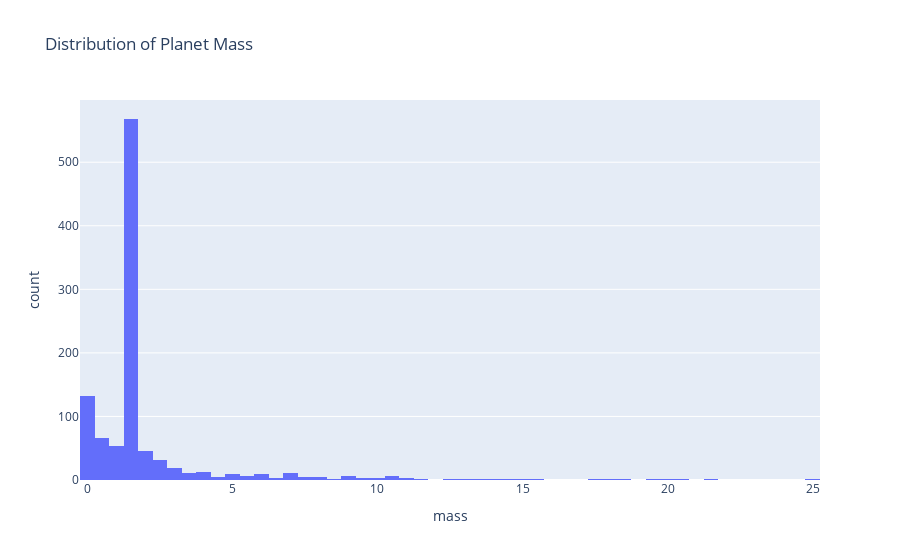
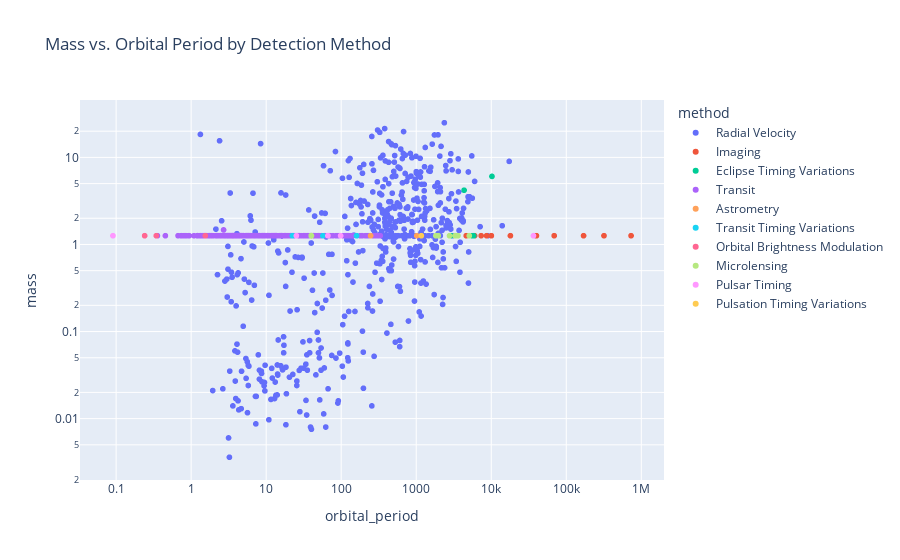
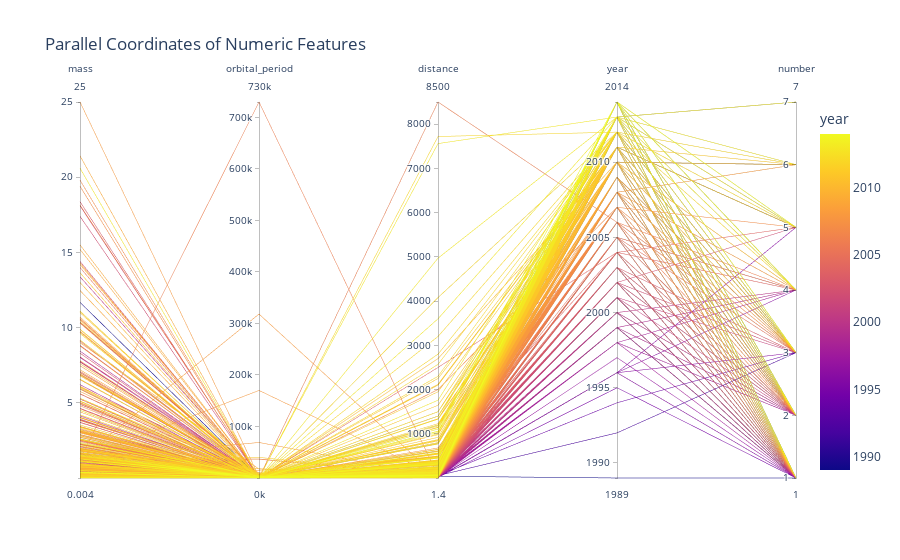
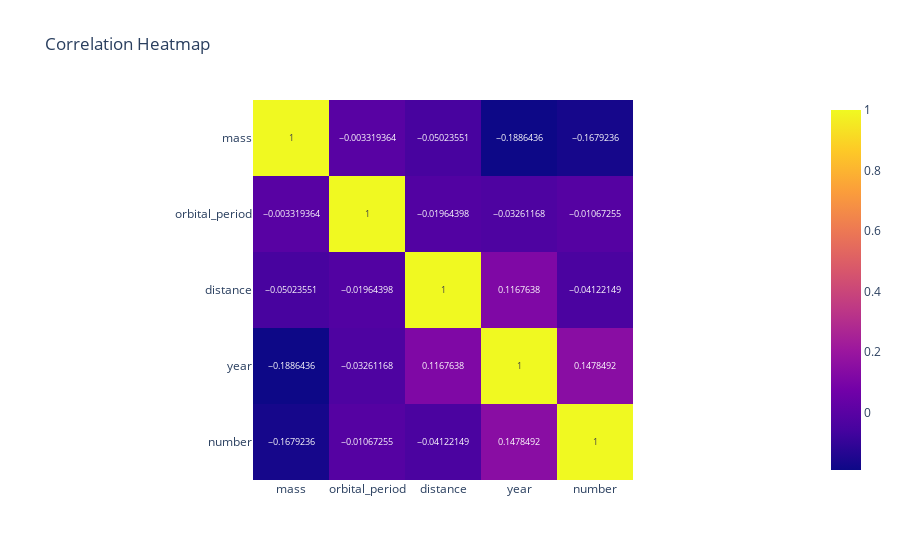

The code cell stored with these charts, in order, in its notebook:
### Markdown cell above
____

## <font color=#00BBFF> Problem #2 - Exploratory Data Analysis (10 pts) </font>

In this problem you are going to explore EDA: Exploratory Data Analysis, which - _like IDA_ - is can be defined many ways, but we will assume it contains these steps:
* Univariate analysis
* Bivariate analysis
* Multivariate analysis
* Correlation analysis
* Dimensionality assessment
* Pattern and trend identification
* Hypothesis generation

Note that IDA did not involve much in the way of visualization; EDA relies heavily on visualization. An important aspect of EDA is that is, as in the name, exploratory. The goals of EDA might be:
* you have a unique dataset and you want to explore whether it contains anything that would be useful or surprising.
* you have a very specific goal in mind already and you want to explore whether this dataset can help you achieve your goal. 

Because this is EDA, with an emphasis on the E, I want you to explore this dataset with little guidance. Use your curiosity, intuition and creativity. 

🤓 Follow these steps:
* only use the Plotly library for this problem, with as many plot types as you can; interactive plots are preferred
* make about one plot per category above - if you are not familiar with a concept, skip that item (e.g., you don't know what PCA is, you have no idea how to do clustering, there are temporal trends, or whatever); shoot for about 5 plots
* but, complete 7: the EDA must lead to something to do next!! use a markdown cell for this

### Code cell
### ANSWER

import plotly.express as px

# 1. Univariate analysis
fig1 = px.histogram(df, x="mass", nbins=50, title="Distribution of Planet Mass")
fig1.show()

# 2. Bivariate analysis
fig2 = px.scatter(df, x="orbital_period", y="mass", color="method",
                  title="Mass vs. Orbital Period by Detection Method", log_x=True, log_y=True)
fig2.show()

# 3. Multivariate analysis
fig3 = px.parallel_coordinates(df, dimensions=["mass", "orbital_period", "distance", "year", "number"],
                               color="year", title="Parallel Coordinates of Numeric Features")
fig3.show()


# 4. Correlation analysis
corr = df[["mass", "orbital_period", "distance", "year", "number"]].corr()
fig4 = px.imshow(corr, text_auto=True, title="Correlation Heatmap")
fig4.show()

# 5. Dimensionality assessment
fig5 = px.scatter_3d(df, x="mass", y="orbital_period", z="distance", color="method",
                     title="3D Scatter: Mass, Orbital Period, Distance", log_x=True, log_y=True, log_z=True)
fig5.show()

# 6. Pattern and trend identification
discoveries_per_year = df.groupby("year").size().reset_index(name="count")
fig6 = px.line(discoveries_per_year, x="year", y="count", title="Number of Planets Discovered per Year")
fig6.show()

### Figure 1 — Plotly figure (JSON) as saved in the notebook; plotly's stock layout.template omitted (floating-point values rounded to 4 significant figures; data arrays with more than 128 entries replaced by an {"elided": "..."} marker saying what was removed)
{"data": [{"bingroup": "x", "hovertemplate": "mass=%{x}<br>count=%{y}<extra></extra>", "legendgroup": "", "marker": {"color": "#636efa", "pattern": {"shape": ""}}, "name": "", "nbinsx": 50, "orientation": "v", "showlegend": false, "x": {"elided": "1035 float values"}, "xaxis": "x", "yaxis": "y", "type": "histogram"}], "layout": {"xaxis": {"anchor": "y", "domain": [0.0, 1.0], "title": {"text": "mass"}}, "yaxis": {"anchor": "x", "domain": [0.0, 1.0], "title": {"text": "count"}}, "legend": {"tracegroupgap": 0}, "title": {"text": "Distribution of Planet Mass"}, "barmode": "relative"}}

### Figure 2 — Plotly figure (JSON) as saved in the notebook; plotly's stock layout.template omitted (floating-point values rounded to 4 significant figures; data arrays with more than 128 entries replaced by an {"elided": "..."} marker saying what was removed)
{"data": [{"hovertemplate": "method=Radial Velocity<br>orbital_period=%{x}<br>mass=%{y}<extra></extra>", "legendgroup": "Radial Velocity", "marker": {"color": "#636efa", "symbol": "circle"}, "mode": "markers", "name": "Radial Velocity", "showlegend": true, "x": {"elided": "553 float values"}, "xaxis": "x", "y": {"elided": "553 float values"}, "yaxis": "y", "type": "scattergl"}, {"hovertemplate": "method=Imaging<br>orbital_period=%{x}<br>mass=%{y}<extra></extra>", "legendgroup": "Imaging", "marker": {"color": "#EF553B", "symbol": "circle"}, "mode": "markers", "name": "Imaging", "showlegend": true, "x": [39.98, 39.98, 39.98, 39.98, 39.98, 39.98, 39.98, 6000.0, 39.98, 318300.0, 39.98, 39.98, 39.98, 4639.0, 39.98, 7336.0, 8680.0, 10040.0, 39.98, 39.98, 39.98, 39.98, 39.98, 39.98, 39.98, 39.98, 170000.0, 69000.0, 37000.0, 18000.0, 40000.0, 730000.0, 39.98, 39.98, 39.98, 39.98, 39.98, 39.98], "xaxis": "x", "y": [1.26, 1.26, 1.26, 1.26, 1.26, 1.26, 1.26, 1.26, 1.26, 1.26, 1.26, 1.26, 1.26, 1.26, 1.26, 1.26, 1.26, 1.26, 1.26, 1.26, 1.26, 1.26, 1.26, 1.26, 1.26, 1.26, 1.26, 1.26, 1.26, 1.26, 1.26, 1.26, 1.26, 1.26, 1.26, 1.26, 1.26, 1.26], "yaxis": "y", "type": "scattergl"}, {"hovertemplate": "method=Eclipse Timing Variations<br>orbital_period=%{x}<br>mass=%{y}<extra></extra>", "legendgroup": "Eclipse Timing Variations", "marker": {"color": "#00cc96", "symbol": "circle"}, "mode": "markers", "name": "Eclipse Timing Variations", "showlegend": true, "x": [10220.0, 5767.0, 3321.0, 5574.0, 2884.0, 2900.0, 4344.0, 5840.0, 1916.0], "xaxis": "x", "y": [6.05, 1.26, 1.26, 1.26, 1.26, 1.26, 4.2, 1.26, 1.26], "yaxis": "y", "type": "scattergl"}, {"hovertemplate": "method=Transit<br>orbital_period=%{x}<br>mass=%{y}<extra></extra>", "legendgroup": "Transit", "marker": {"color": "#ab63fa", "symbol": "circle"}, "mode": "markers", "name": "Transit", "showlegend": true, "x": {"elided": "397 float values"}, "xaxis": "x", "y": {"elided": "397 float values"}, "yaxis": "y", "type": "scattergl"}, {"hovertemplate": "method=Astrometry<br>orbital_period=%{x}<br>mass=%{y}<extra></extra>", "legendgroup": "Astrometry", "marker": {"color": "#FFA15A", "symbol": "circle"}, "mode": "markers", "name": "Astrometry", "showlegend": true, "x": [246.4, 1016.0], "xaxis": "x", "y": [1.26, 1.26], "yaxis": "y", "type": "scattergl"}, {"hovertemplate": "method=Transit Timing Variations<br>orbital_period=%{x}<br>mass=%{y}<extra></extra>", "legendgroup": "Transit Timing Variations", "marker": {"color": "#19d3f3", "symbol": "circle"}, "mode": "markers", "name": "Transit Timing Variations", "showlegend": true, "x": [160.0, 57.01, 39.98, 22.34], "xaxis": "x", "y": [1.26, 1.26, 1.26, 1.26], "yaxis": "y", "type": "scattergl"}, {"hovertemplate": "method=Orbital Brightness Modulation<br>orbital_period=%{x}<br>mass=%{y}<extra></extra>", "legendgroup": "Orbital Brightness Modulation", "marker": {"color": "#FF6692", "symbol": "circle"}, "mode": "markers", "name": "Orbital Brightness Modulation", "showlegend": true, "x": [0.2401, 0.3429, 1.545], "xaxis": "x", "y": [1.26, 1.26, 1.26], "yaxis": "y", "type": "scattergl"}, {"hovertemplate": "method=Microlensing<br>orbital_period=%{x}<br>mass=%{y}<extra></extra>", "legendgroup": "Microlensing", "marker": {"color": "#B6E880", "symbol": "circle"}, "mode": "markers", "name": "Microlensing", "showlegend": true, "x": [39.98, 39.98, 39.98, 39.98, 2780.0, 39.98, 1970.0, 39.98, 39.98, 39.98, 39.98, 39.98, 3600.0, 3300.0, 3500.0, 1825.0, 5100.0, 39.98, 39.98, 39.98, 39.98, 39.98, 39.98], "xaxis": "x", "y": [1.26, 1.26, 1.26, 1.26, 1.26, 1.26, 1.26, 1.26, 1.26, 1.26, 1.26, 1.26, 1.26, 1.26, 1.26, 1.26, 1.26, 1.26, 1.26, 1.26, 1.26, 1.26, 1.26], "yaxis": "y", "type": "scattergl"}, {"hovertemplate": "method=Pulsar Timing<br>orbital_period=%{x}<br>mass=%{y}<extra></extra>", "legendgroup": "Pulsar Timing", "marker": {"color": "#FF97FF", "symbol": "circle"}, "mode": "markers", "name": "Pulsar Timing", "showlegend": true, "x": [25.26, 66.54, 98.21, 36520.0, 0.09071], "xaxis": "x", "y": [1.26, 1.26, 1.26, 1.26, 1.26], "yaxis": "y", "type": "scattergl"}, {"hovertemplate": "method=Pulsation Timing Variations<br>orbital_period=%{x}<br>mass=%{y}<extra></extra>", "legendgroup": "Pulsation Timing Variations", "marker": {"color": "#FECB52", "symbol": "circle"}, "mode": "markers", "name": "Pulsation Timing Variations", "showlegend": true, "x": [1170.0], "xaxis": "x", "y": [1.26], "yaxis": "y", "type": "scattergl"}], "layout": {"xaxis": {"anchor": "y", "domain": [0.0, 1.0], "title": {"text": "orbital_period"}, "type": "log"}, "yaxis": {"anchor": "x", "domain": [0.0, 1.0], "title": {"text": "mass"}, "type": "log"}, "legend": {"title": {"text": "method"}, "tracegroupgap": 0}, "title": {"text": "Mass vs. Orbital Period by Detection Method"}}}

### Figure 3 — Plotly figure (JSON) as saved in the notebook; plotly's stock layout.template omitted (floating-point values rounded to 4 significant figures; data arrays with more than 128 entries replaced by an {"elided": "..."} marker saying what was removed)
{"data": [{"dimensions": [{"label": "mass", "values": {"elided": "1035 float values"}}, {"label": "orbital_period", "values": {"elided": "1035 float values"}}, {"label": "distance", "values": {"elided": "1035 float values"}}, {"label": "year", "values": {"elided": "1035 int values"}}, {"label": "number", "values": {"elided": "1035 int values"}}], "domain": {"x": [0.0, 1.0], "y": [0.0, 1.0]}, "line": {"color": {"elided": "1035 int values"}, "coloraxis": "coloraxis"}, "name": "", "type": "parcoords"}], "layout": {"coloraxis": {"colorbar": {"title": {"text": "year"}}, "colorscale": [[0.0, "#0d0887"], [0.1111, "#46039f"], [0.2222, "#7201a8"], [0.3333, "#9c179e"], [0.4444, "#bd3786"], [0.5556, "#d8576b"], [0.6667, "#ed7953"], [0.7778, "#fb9f3a"], [0.8889, "#fdca26"], [1.0, "#f0f921"]]}, "legend": {"tracegroupgap": 0}, "title": {"text": "Parallel Coordinates of Numeric Features"}}}

### Figure 4 — Plotly figure (JSON) as saved in the notebook; plotly's stock layout.template omitted (floating-point values rounded to 4 significant figures)
{"data": [{"coloraxis": "coloraxis", "name": "0", "texttemplate": "%{z}", "x": ["mass", "orbital_period", "distance", "year", "number"], "y": ["mass", "orbital_period", "distance", "year", "number"], "z": [[1.0, -0.003319, -0.05024, -0.1886, -0.1679], [-0.003319, 1.0, -0.01964, -0.03261, -0.01067], [-0.05024, -0.01964, 1.0, 0.1168, -0.04122], [-0.1886, -0.03261, 0.1168, 1.0, 0.1478], [-0.1679, -0.01067, -0.04122, 0.1478, 1.0]], "type": "heatmap", "xaxis": "x", "yaxis": "y", "hovertemplate": "x: %{x}<br>y: %{y}<br>color: %{z}<extra></extra>"}], "layout": {"xaxis": {"anchor": "y", "domain": [0.0, 1.0], "scaleanchor": "y", "constrain": "domain"}, "yaxis": {"anchor": "x", "domain": [0.0, 1.0], "autorange": "reversed", "constrain": "domain"}, "coloraxis": {"colorscale": [[0.0, "#0d0887"], [0.1111, "#46039f"], [0.2222, "#7201a8"], [0.3333, "#9c179e"], [0.4444, "#bd3786"], [0.5556, "#d8576b"], [0.6667, "#ed7953"], [0.7778, "#fb9f3a"], [0.8889, "#fdca26"], [1.0, "#f0f921"]]}, "title": {"text": "Correlation Heatmap"}}}
